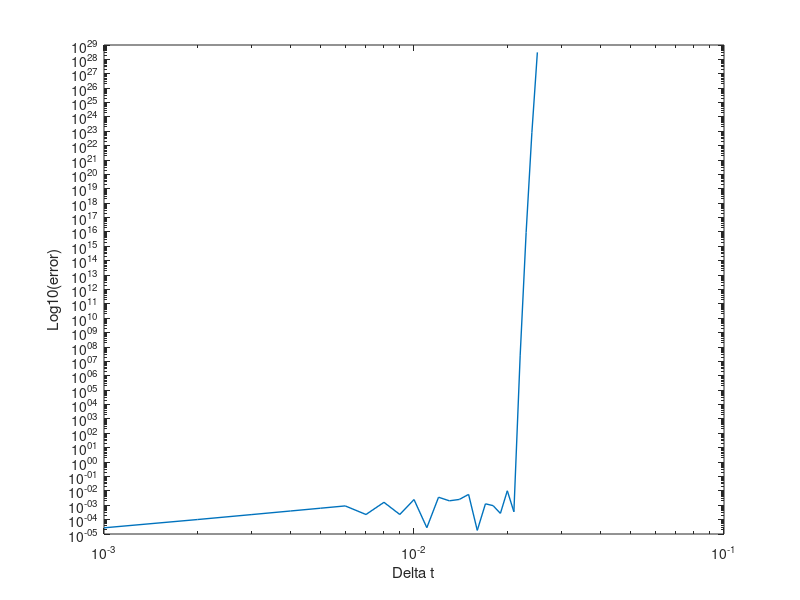

The MATLAB script that drew this image:
clear variables
% close all; 
clc
%       V1 : book eq 4.24 (PDF-55)

c = 1; L = 1; TM = .6;
Lambda = L/10;
h = 0.01;
N = round(2*L/h+1);
X = -L:h:L;
dT = 0.001:0.001:0.025;
% dT = 0.001;

K11 = -2*diag(ones(N,1))+diag(ones(N-1,1),1)+diag(ones(N-1,1),-1);
K11(1,N) = 1; 
K11(N,1) = 1;
K11 = sparse((4/3/h^2)*K11);

K12 = -2*diag(ones(N,1))+diag(ones(N-2,1),2)+diag(ones(N-2,1),-2);
K12(1,N-1) = 1; 
K12(2,N) = 1;
K12(N,2) = 1;
K12(N-1,1) = 1;
K12 = sparse((-1/3/4/h^2)*K12);
K = K11+K12;

m = 4;

U0 = exp(-(X/Lambda).^2);
err_M = zeros(length(dT),1);
alfa = zeros(length(dT),1);
U_all_dt = zeros(length(dT),N);

for kk=1:length(dT)
    alfa(kk) = c*dT(kk)/h;
    T = 0:dT(kk):TM;
    Un = U0';%(0.5*exp(-((X-c*dT(kk))/Lambda).^2) + 0.5*exp(-((X+c*dT(kk))/Lambda).^2))';
    Unm = U0';
    KK = sparse(N,N);
    for oo=1:m
        KK = KK + ((c*dT(kk))^(2*oo)/factorial(2*oo))*K^(oo);    
    end

    for tt=2:length(T)          % start from 2 or 3 almost same
        Unp = (2*speye(N,N)+2*KK)*Un-Unm;
        Unm = Un;
        Un = Unp;
            % if mod(tt,2)==0
            %     plot(X,Unp)
            %     ylim([-0.2 1.2]);
            %     pause(0.05);
            %     drawnow
            % end
    end
    U_all_dt(kk,:) = Unp;
    X1 = -L:(h/10):L;
    Unp1 = interp1(X,Unp,X1);
    theo_fn = 0.5*exp(-((X1-c*TM)/Lambda).^2) + 0.5*exp(-((X1+c*TM)/Lambda).^2);
    error_val = trapz(X1,(theo_fn-Unp1).^2)/trapz(X1,theo_fn.^2);
    err_M(kk) = error_val;
    % clear T error_val
end
% figure(10);
% plot(X1,theo_fn,X1,Unp1),legend("theor","simul");

%%
figure(11),% subplot(2,1,1)
loglog(dT,(err_M),"LineWidth",1),
xlabel("\Delta t"),ylabel("Log10(error)");
% xlim([10^(-3) 3*10^(-2)]),ylim([4*10^(-5) 2*10^(-1)])

% figure(11),subplot(2,1,2)
% plot(dT,alfa,"LineWidth",1.4)
% xlabel("\Delta t"),ylabel("Linear CFL");

%%
% alpha_infp = @(p) 2*((-1)^(p-1));

% alpha_pm = @(m,p) ((-1)^(p-1))*(2*factorial(m)^2)/(factorial(m-p))/(factorial(m+p));
% 
% function AA = a0m(m)
% alpha_pm = @(m,p) ((-1)^(p-1))*(2*factorial(m)^2)/(factorial(m-p))/(factorial(m+p));
% AA = 0;
% for p=1:m
%     AA = AA + alpha_pm(m,p)/(p^2);
% end
% AA = -2*AA;
% end
% 
% function Dl = m_Delta_h(m,U,j,h)
% Dl = a0m(m)*U(j);
% for q=1:m
%     Dl= Dl + (alpha_pm(m,q)/(q^2))*(U(j+q)+U(j-q));
% end
% Dl = Dl/(h^2);
% end

